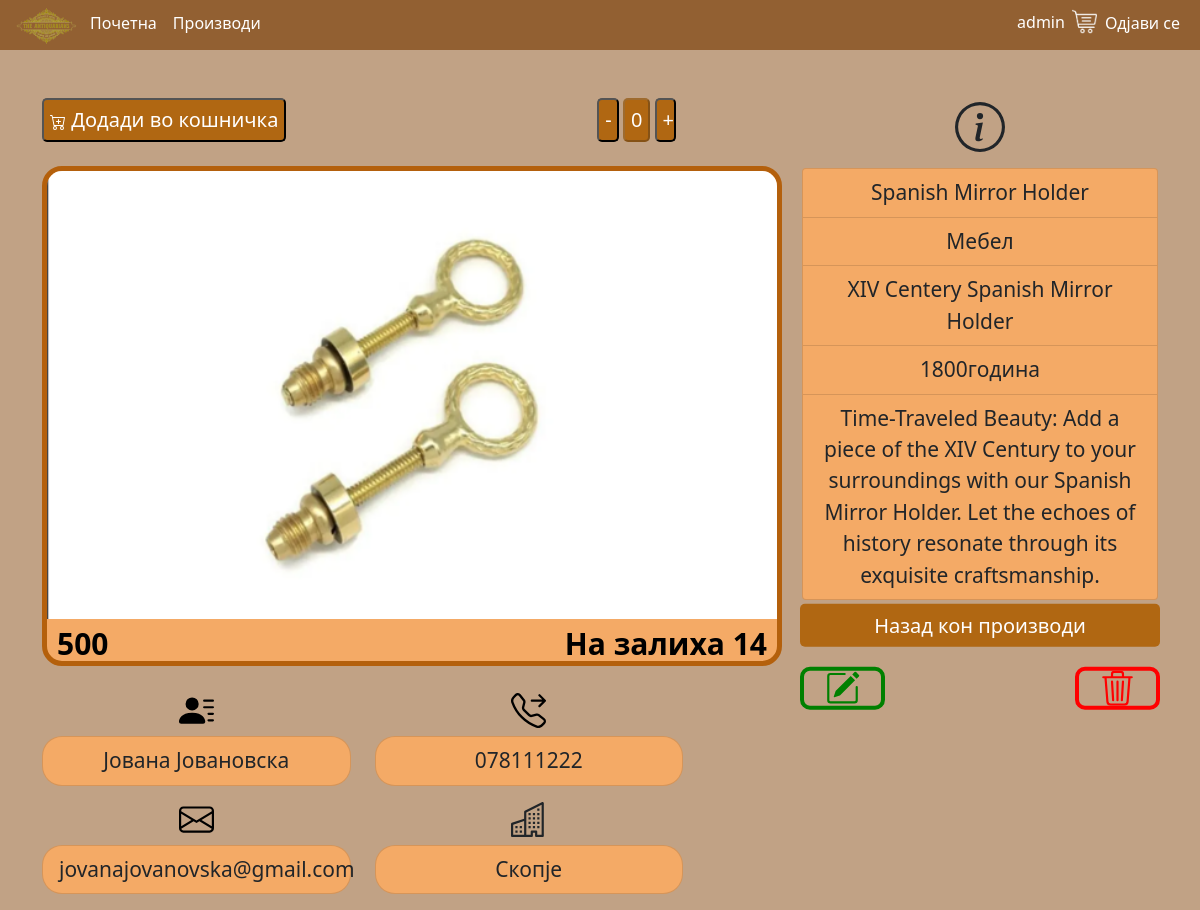
The app's page /product_details/13 (signed in) with its own data.
### The_Antiquarians_app/models.py (models this page shows, shortened)
class Product(models.Model):
    CATEGORY = [
        ('Мебел', 'Мебел'),
        ('Накит', 'Накит'),
        ('Часовници', 'Часовници'),
        ('Кујнски прибор', 'Кујнски прибор'),
        ('Декоративни работи', 'Декоративни работи'),
        ('Интериор', 'Интериор'),
        ('Музички инструменти', 'Музички инструменти'),
        ('Играчки', 'Играчки'),
        ('Текстил', 'Текстил'),
    ]
    seller_name_and_surname = models.CharField(max_length=100, null=True, blank=True)
    seller_city = models.CharField(max_length=100, null=True, blank=True)
    seller_email = models.CharField(max_length=100, null=True, blank=True)
    seller_phone_number = models.CharField(max_length=100, null=True, blank=True)
    name = models.CharField(max_length=100, null=False, blank=False)
    price = models.IntegerField(null=False, blank=False)
    quantity = models.IntegerField(null=False, blank=False)
    year = models.IntegerField(null=False, blank=False)
    category = models.CharField(max_length=255, null=False, blank=False, choices=CATEGORY)
    model = models.CharField(max_length=255, null=False, blank=False)
    image = models.ImageField(upload_to="The_Antiquarians_app/static/images/images")
    description = models.TextField(max_length=500)
    @property
    def imageURL(self):
        try:
            url = self.image.url
        except:
            url = ''
        return url

### The_Antiquarians_app/views.py (the view, shortened to what this page needs)
# urls.py: path('product_details/<int:id>', product_details, name="product_details"),
def product_details(request, id=0):
    antique_item = Product.objects.get(pk=id)
    quantity = request.session.get('quantity', 0)
    context = {
        'antique_item': antique_item,
        'quantity': quantity,
    }
    return render(request, 'product_details.html', context)

### The_Antiquarians_app/templates/product_details.html (shortened to what this page needs)
{% extends 'main.html' %}
{% load static %}
{% block content %}
    <html lang="en">
    <head>
    </head>
    <body>
    <div class="container mt-5">
        <div class="row d-flex justify-content-between">
            <div class="col-lg-7 col-md-12">
                <div class="mb-4 d-flex justify-content-between">
                    <form method="POST" action="{% url 'add_to_shopping_cart'%}">
                        <button class="btn-product-details text-white" type="submit">
                            Додади во кошничка
                        </button>
                    </form>
                    <div>
                        <form method="POST" action="{% url 'product_details' antique_item.id %}">
                            <button class="btn-product-details text-white" style="width: 25%;" type="submit"
                                    name="decrease_quantity">
                                -
                            </button>
                            <button class="btn-product-details text-white" type="submit" disabled>
                                {{ quantity }}
                            </button>
                            <button class="btn-product-details text-white" style="width: 25%" type="submit"
                                    name="increase_quantity">
                                +
                            </button>
                        </form>
                    </div>
                </div>
                <div class="col-md-6 mb-4 ">
                    <div class="image-container product-details-container">
                        <img src="{{ antique_item.imageURL }}" alt="Image" class="custom-image w-100 img-fluid">
                        <div class="text-overlay">
                            <div class="text-row">
                                <p class="second-sentence">{{ antique_item.price }}</p>
                                <p class="first-sentence">На залиха {{ antique_item.quantity }}</p>
                            </div>
                        </div>
                    </div>
                </div>
                <div class="row">
                    <div class="col-6 d-flex flex-column align-items-center">
                        <p class="list-group-item product-manufacturer-info w-100">{{ antique_item.seller_name_and_surname }}</p>
                    </div>
                    <div class="col-6 d-flex flex-column align-items-center">
                        <p class="list-group-item product-manufacturer-info w-100">{{ antique_item.seller_phone_number }}</p>
                    </div>
                    <div class="col-6 d-flex flex-column align-items-center">
                        <p class="list-group-item product-manufacturer-info w-100">{{ antique_item.seller_email }}</p>
                    </div>
                    <div class="col-6 d-flex flex-column align-items-center">
                        <p class="list-group-item product-manufacturer-info w-100">{{ antique_item.seller_city }}</p>
                    </div>
                </div>
            </div>
            <div class="col-lg-4 col-md-12">
                <div class="mt-1">
                    <p class="text-center">
                    </p>
                    <ul class="list-group text-center">
                        <li class="list-group-item product-description" data-bs-toggle="tooltip"
                            data-bs-placement="top" title="Целосно име">
                            {{ antique_item.name }}
                        </li>
                        <li class="list-group-item product-description" data-bs-toggle="tooltip"
                            data-bs-placement="top" title="Категорија">
                            {{ antique_item.category }}
                        </li>
                        <li class="list-group-item product-description" data-bs-toggle="tooltip"
                            data-bs-placement="top" title="Модел">
                            {{ antique_item.model }}
                        </li>
                        <li class="list-group-item product-description" data-bs-toggle="tooltip"
                            data-bs-placement="top" title="Година произведено">
                            {{ antique_item.year }}година
                        </li>
                        <li class="list-group-item product-description" data-bs-toggle="tooltip"
                            data-bs-placement="top" title="Опис">
                            {{ antique_item.description }}
                        </li>
                    </ul>
                </div>
                <div class="row">
                    <div class="col-12 p-0">
                        <div class="text-overlay">
                            <div class="text-row">
                                <a class="btn-prod-det-back text-white w-100" href="{% url 'products' %}">
                                    Назад кон производи
                                </a>
                            </div>
                        </div>
                    </div>
                </div>
                {% if user.is_superuser %}
                <div class="row justify-content-between">
                    <div class="col-6 p-0">
                        <div class="text-overlay">
                            <div class="text-row">
                                <a class="product-detail-edit-btn w-50" href="{% url 'product_edit' antique_item.id %}">
                                </a>
                            </div>
                        </div>
                    </div>
                    <div class="col-6 p-0">
                        <div class="text-overlay">
                            <div class="text-row product-detail-delete-div">
                                <a class="product-detail-delete-btn w-50"
                                   href="{% url 'product_delete' antique_item.id %}">
                                </a>
                            </div>
                        </div>
                    </div>
                </div>
            </div>
            {% endif %}
        </div>
    </div>
    </body>
    </html>
{% endblock content %}

### The_Antiquarians_app/templates/main.html (shortened to what this page needs)
<!DOCTYPE html>
{% load static %}
<html lang="en">
<head>
    <link rel="stylesheet" type="text/css" href="{% static 'css/main.css' %}">
    <link href="https://cdn.jsdelivr.net/npm/bootstrap@5.0.2/dist/css/bootstrap.min.css" rel="stylesheet"
>
</head>
<body>
<nav class="navbar-expand-lg navcolor">
    <div class="container-fluid">
        <div class="collapse navbar-collapse" id="navbarSupportedContent">
            <ul class="navbar-nav me-auto mb-3 mb-lg-0 leftsidenavbar">
                <li class="nav-item">
                    <img src="{% static 'images/logo.png' %}" style="width: 70px; height: 50px">
                </li>
                <li class="nav-item">
                    <a class="nav-link active text-white" aria-current="page" href="{% url 'home' %}">Почетна</a>
                </li>
                <li class="nav-item">
                    <a class="nav-link active text-white" aria-current="page" href="{% url 'products' %}">Производи</a>
                </li>
            </ul>
            <ul class="navbar-nav ml-5 mb-3 mt-1 mb-lg-0">
                {% if user.is_authenticated %}
                    <li class="nav-item navbarusername">
                        <p class="text-white">{{ request.user }}</p>
                    </li>
                    <li class="nav-item mt-1">
                        <a href="{% url 'shopping_cart' %}">
                            <img src="{% static 'images/shoppingcartlogo.png' %}"
                                 style="width: 1.563rem; height: 1.563rem;">
                        </a>
                    </li>
                {% endif %}
                {% if user.is_authenticated %}
                    <li class="nav-item">
                        <a class="nav-link active text-white" style="margin-top: -0.094rem" aria-current="page"
                           href="{% url 'logout_user' %}">Одјави се</a>
                    </li>
                {% else %}
                    <li class="nav-item">
                        <a class="nav-link active text-white" style="margin-top: -0.65rem" aria-current="page"
                           href="{% url 'login_page' %}">Најави се</a>
                    </li>
                {% endif %}
            </ul>
        </div>
    </div>
</nav>
<div>
    {% block content %}
    {% endblock content %}
</div>
</body>
</html>

### The_Antiquarians_app/static/css/main.css (style rules this page uses)
body { background-color: #c1a285 !important; }
.navcolor { background-color: #926032; }
.leftsidenavbar { align-items: baseline; }
.navbarusername { margin: 0.4rem 0.438rem 0 0.438rem; }
::placeholder { color: #a6750f !important; }
.image-container { position: relative; display: inline-block; width: 46.25rem; height: 31.25rem; background-color: #f4aa66; }
.custom-image { width: 90%; height: 90%; object-fit: cover; border-radius: 15px 15px 0px 0px; }
.text-overlay { bottom: 0; color: black; font-size: 1.563rem; text-align: center; padding: 0.625rem; transform: translate(0%, -10%); }
.text-row { display: flex; justify-content: space-between; }
.first-sentence { text-align: right; font-size: 1.875rem; font-weight: bolder; }
.second-sentence { text-align: left; font-size: 1.875rem; font-weight: bolder; }
.btn-product-details { background-color: #b06712 !important; border-radius: 0.313rem !important; font-size: 1.25rem !important; height: 2.7rem !important; }
.product-details-container { border-width: 0.313rem; border-style: solid; border-color: #b4600c; border-radius: 1.25rem; }
.product-description { background-color: #f4aa66 !important; font-size: 1.31rem; }
.product-manufacturer-info { background-color: #f4aa66 !important; font-size: 1.31rem !important; border-radius: 1.25rem !important; text-align: center; }
.product-detail-edit-btn { border: green 4px solid; border-radius: 10px; display: flex; justify-content: center; align-items: center; height: 100%; }
.product-detail-delete-btn { border: red 4px solid; border-radius: 10px; display: flex; justify-content: center; align-items: center; height: 100% !important; }
.product-detail-delete-div { display: flex; justify-content: flex-end; }
.btn-prod-det-back { display: flex; justify-content: center; align-items: center; text-decoration: none; background-color: #b06712 !important; border-radius: 0.313rem !important; font-size: 1.25rem !important; height: 2.7rem !important; }

### records on screen
Product: imageURL (picture), price "500", quantity "14", seller_name_and_surname "Јована Јовановска", seller_phone_number "078111222", seller_email "jovanajovanovska@gmail.com", seller_city "Скопје", name "Spanish Mirror Holder", category "Мебел", model "XIV Centery Spanish Mirror Holder", year "1800", description "Time-Traveled Beauty: Add a piece of the XIV Century to your surroundings with our Spanish Mirror Holder. Let the echoes of history resonate through its exquisite craftsmanship."

### other values on screen
{{ request.user }} "admin"
{{ quantity }} "0"
